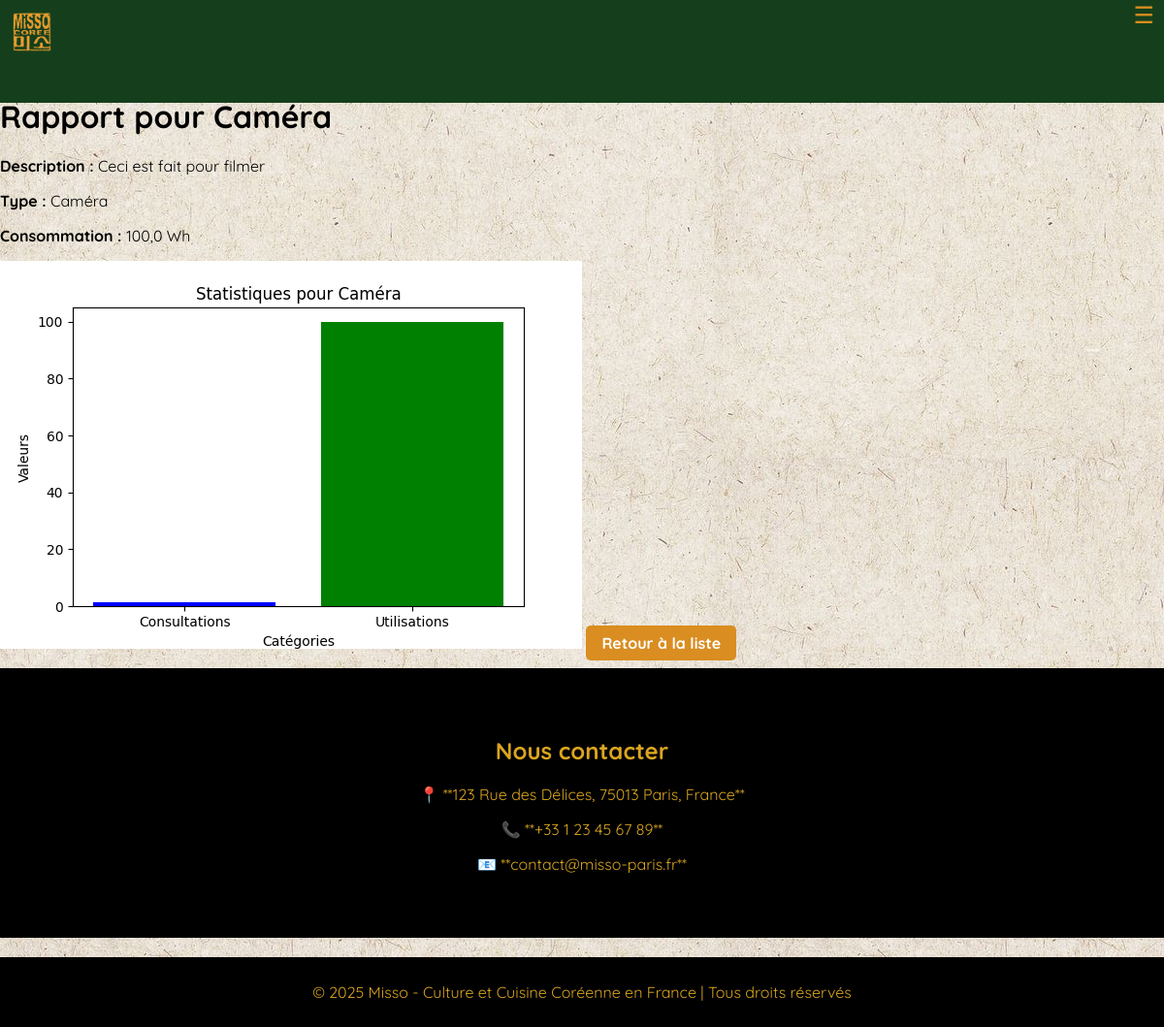
The page /objets_connectes/rapport/1/ (signed in) on the database its author committed.
### objets_connectes/models.py (models this page shows, shortened)
class ObjetConnecte(models.Model):
    TYPE_CHOICES = [
        ('camera', 'Caméra'),
        ('frigo', 'Frigo'),
        ('four', 'Four'),
    ]
    nom = models.CharField(max_length=100)  # Nom de l'objet
    description = models.TextField(blank=True, null=True)  # Description de l'objet
    niveau_requis = models.PositiveIntegerField(default=1)  # Niveau requis pour modifier l'objet
    actif = models.BooleanField(default=False)  # Statut actif/inactif
    derniere_consultation = models.DateTimeField(blank=True, null=True)  # Dernière consultation
    derniere_utilisation = models.DateTimeField(blank=True, null=True)  # Dernière utilisation
    consommation = models.FloatField(null=False, help_text="Consommation en Watt-heure")  # Consommation de l'objet en Wh
    type_objet = models.CharField(max_length=10, choices=TYPE_CHOICES, default='camera')  # Type d'objet
    temperature = models.FloatField(blank=True, null=True, help_text="Température en °C (uniquement pour frigo et four)")  # Température

### objets_connectes/views.py (the view)
# urls.py: path("rapport/<int:objet_id>/", rapport_objet, name="rapport_objet"),
def rapport_objet(request, objet_id):
    objet = get_object_or_404(ObjetConnecte, id=objet_id)
    labels = ['Consultations', 'Utilisations']
    values = [
        (objet.derniere_consultation - objet.derniere_utilisation).total_seconds() / 3600 if objet.derniere_consultation and objet.derniere_utilisation else 0,
        objet.consommation
    ]
    plt.figure(figsize=(6, 4))
    plt.bar(labels, values, color=['blue', 'green'])
    plt.title(f"Statistiques pour {objet.nom}")
    plt.ylabel("Valeurs")
    plt.xlabel("Catégories")
    buf = io.BytesIO()
    plt.savefig(buf, format='png')
    buf.seek(0)
    string = base64.b64encode(buf.read())
    uri = urllib.parse.quote(string)
    buf.close()
    return render(request, "objets_connectes/rapport_objet.html", {"objet": objet, "graph": uri})

### objets_connectes/templates/objets_connectes/rapport_objet.html (shortened to what this page needs)
{% extends "objets_connectes/base.html" %}
{% block title %}Rapport pour {{ objet.nom }}{% endblock %}
{% block content %}
    <p><strong>Description :</strong> {{ objet.description }}</p>
    <p><strong>Type :</strong> {{ objet.get_type_objet_display }}</p>
    <p><strong>Consommation :</strong> {{ objet.consommation }} Wh</p>
    <img alt="Graphique des statistiques">
    <a href="{% url 'liste_objets' %}" class="btns">Retour à la liste</a>
{% endblock %}

### utilisateurs/static/utilisateurs/objets.css (style rules this page uses)
body { font-family: 'Quicksand', sans-serif; margin: 0; padding: 0; display: block; overflow-y: auto; min-height: 100vh; margin: 0; padding: 0; background-image: url('../restaurant/img/texture.jpg'); }
.btns { padding: 10px 20px; border: none; border-radius: 5px; cursor: pointer; font-weight: bold; background-color: #4caf50; color: white; text-decoration: none; text-align: center; white-space: nowrap; }

### utilisateurs/static/utilisateurs/navigation.css (style rules this page uses)
* { box-sizing: border-box; }
body { margin-top: 100px; }
.btns { background-color: rgb(218, 141, 32); padding: 8px 16px ; margin-bottom: 5px; border-radius: 5px; color: white; text-decoration: none; font-weight: bold; transition: background 0.3s; }

### rows shown on the page
ObjetConnecte: nom "Caméra", description "Ceci est fait pour filmer", type_objet "Caméra", consommation "100,0"
